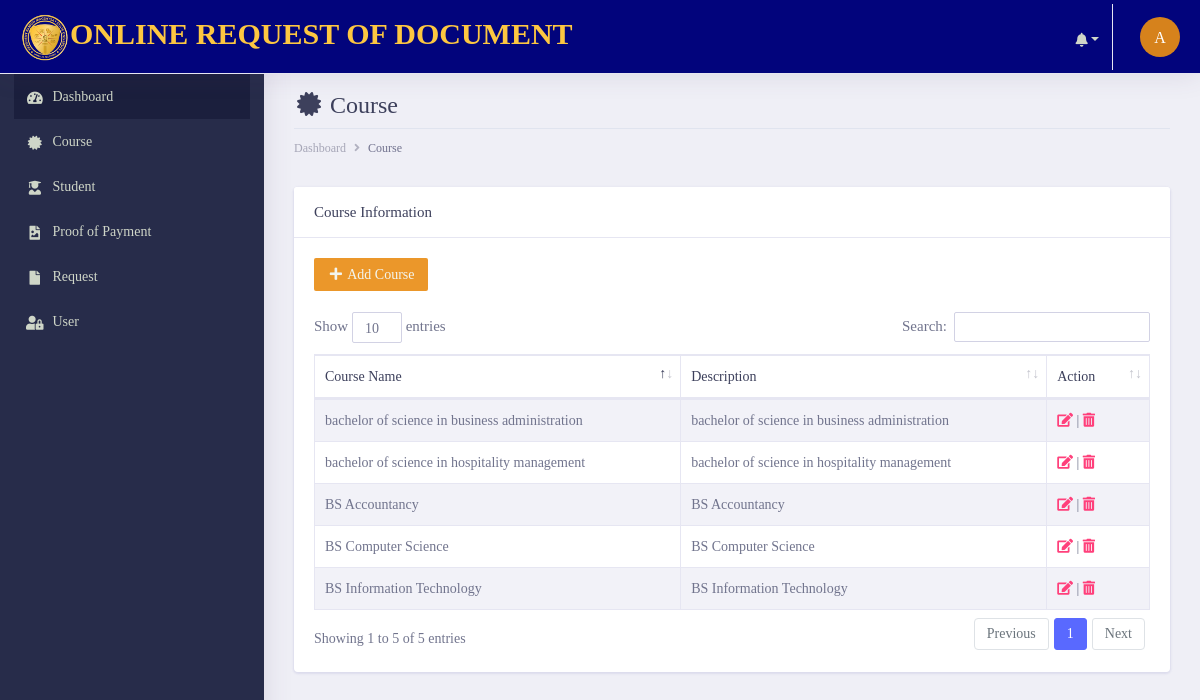
/dev-git/documents/course.php (signed in), run on the app's committed database.
### tables this page shows
CREATE TABLE `tbl_course` (
  `course_id` int(11) NOT NULL,
  `course_name` varchar(255) NOT NULL,
  `course_decription` varchar(255) NOT NULL,
  `date_created` datetime NOT NULL DEFAULT current_timestamp()
);

### dev-git/init/model/class_model.php (called while the page is built, shortened)
<?php
	class class_model{
		public $host = db_host;
		public $user = db_user;
		public $pass = db_pass;
		public $dbname = db_name;
		public $conn;
		private function connect(){
			$this->conn = new mysqli($this->host, $this->user, $this->pass, $this->dbname);
		}
	    public function fetchAll_course(){
            $sql = "SELECT * FROM tbl_course";
				$stmt = $this->conn->prepare($sql);
				$stmt->execute();
				$result = $stmt->get_result();
		        $data = array();
		         while ($row = $result->fetch_assoc()) {
		                   $data[] = $row;
		            }
		         return $data;
		  }
	}
?>

### dev-git/documents/course.php (the view, shortened to what this page needs)
       <?php include('main_header/header.php');?>
         <?php include('left_sidebar/sidebar.php');?>
        <div class="dashboard-wrapper">
            <div class="container-fluid  dashboard-content">
                <div class="row">
                    <div class="col-xl-12 col-lg-12 col-md-12 col-sm-12 col-12">
                        <div class="page-header">
                             <h2 class="pageheader-title"><i class="fa fa-fw fa-certificate"></i> Course </h2>
                            <div class="page-breadcrumb">
                                <nav aria-label="breadcrumb">
                                    <ol class="breadcrumb">
                                        <li class="breadcrumb-item"><a href="#" class="breadcrumb-link">Dashboard</a></li>
                                        <li class="breadcrumb-item active" aria-current="page">Course</li>
                                    </ol>
                                </nav>
                            </div>
                        </div>
                    </div>
                </div>
                    <div class="row">
                        <div class="col-xl-12 col-lg-12 col-md-12 col-sm-12 col-12">
                            <div class="card">
                                <h5 class="card-header">Course Information</h5>
                                <div class="card-body">
                                    <div class="table-responsive">
                                        <a href="add-course.php" class="btn btn-sm" style="background-color:rgb(235, 151, 42) !important;
                                        color: rgb(243, 245, 238) !important;"><i class="fa fa-fw fa-plus"></i> Add Course</a><br><br>
                                        <table class="table table-striped table-bordered first">
                                            <thead>
                                                <tr>
                                                    <th scope="col">Course Name</th>
                                                    <th scope="col">Description</th>
                                                    <th scope="col">Action</th>
                                                </tr>
                                            </thead>
                                            <tbody>
                                              <?php
                                                $conn = new class_model();
                                                $course = $conn->fetchAll_course();
                                               ?>
                                               <?php foreach ($course as $row) { ?>
                                                <tr>
                                                    <td><?= $row['course_name']; ?></td>
                                                    <td><?= $row['course_decription']; ?></td>
                                                    <td class="align-right">
                                                        <a href="edit-course.php?course=<?= $row['course_id']; ?>&course-name=<?php echo $row['course_name']; ?>" class="text-secondary font-weight-bold text-xs" data-toggle="tooltip" data-original-title="Edit user">
                                                          <i class="fa fa-edit"></i>
                                                        </a> |
                                                        <a href="javascript:;" data-id="<?= $row['course_id']; ?>" class="text-secondary font-weight-bold text-xs delete" data-toggle="tooltip" data-original-title="Edit user">
                                                          <i class="fa fa-trash-alt"></i>
                                                        </a>
                                                      </td>
                                                </tr>
                                             <?php }?>
                                            </tbody>
                                        </table>
                                    </div>
                                </div>
                            </div>
                        </div>
                    </div>
            </div>
        </div>
    </div>
</body>
</html>

### data on the page
tbl_course: course_name "BS Computer Science", course_decription "BS Computer Science"
tbl_course: course_name "BS Information Technology", course_decription "BS Information Technology"
tbl_course: course_name "BS Accountancy", course_decription "BS Accountancy"
tbl_course: course_name "bachelor of science in business administration", course_decription "bachelor of science in business administration"
tbl_course: course_name "bachelor of science in hospitality management", course_decription "bachelor of science in hospitality management"
